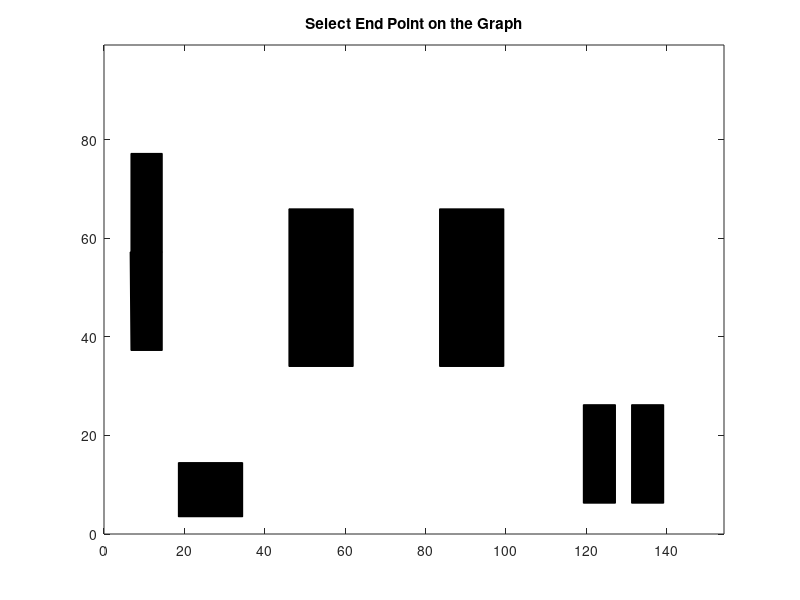

Write the MATLAB code that produced this figure. (Note: this script raises an error after producing the figure.)
%==========================================================================

% MATLAB code for Project 3 (Planning Class)
% Point robot planning using A* Algorithm
% Written by Yash Shah (115710498)
% email ID: ysshah95@umd.edu
% 
% Implementation of A* Algorithm for finding a shortest path 
% between two points in an area (with obstacles)

%==========================================================================

% clc
% clear all
close all

live_status = 0; % Change this to 1 to see node generation live on image 
Video = 0;

if Video == 1
    Output_Video = VideoWriter('Result');
    Output_Video.FrameRate = 100;
    open(Output_Video);
end

% Defining the whole plot from the given coordinates

% Plotting Obstacle

x2 = ([-7.33 -6.55 -6.55 -7.33]+8)*10;
y2 = ([2.725 2.725  0.725 0.725]+5)*10;
fill(x2,y2,'k')
drawnow
hold on 
x3 = ([-7.35 -6.55 -6.55 -7.33]+8)*10;
y3 = ([0.725 0.725 -1.275 -1.275]+5)*10;
fill(x3,y3,'k')
drawnow

hold on 
x4 = ([-6.15 -4.55 -4.55 -6.15]+8)*10;
y4 = ([-3.55 -3.55 -4.65 -4.65]+5)*10;
fill(x4,y4,'k')
drawnow

hold on 
x5 = ([5.125 5.925 5.925 5.125]+8)*10;
y5 = ([-2.375 -2.375 -4.375 -4.375]+5)*10;
fill(x5,y5,'k')
drawnow

hold on 
x6 = ([3.925 4.725 4.725 3.925]+8)*10;
y6 = ([-2.375 -2.375 -4.375 -4.375]+5)*10;
fill(x6,y6,'k')
drawnow
hold on 

x7 = ([-3.4 -1.8 -1.8 -3.4]+8)*10;
y7 = ([ 1.6  1.6  -1.6 -1.6]+5)*10;
fill(x7,y7,'k')
drawnow
hold on 
x8 = 10*([0.3475 1.9475 1.9475 0.3475]+8);
y8= ([1.6  1.6  -1.6 -1.6]+5)*10;
fill(x8,y8,'k')
drawnow
hold on

% walls
x = ([-7.425 7.425]+8)*10;
y = ([-4.925 +4.925]+5)*10;

xlim([0 x(2)])
ylim([0 y(2)])

status = false; % This variable becomes true only if all the points are in the free space 
while ~status
    
    title("Select End Point on the Graph")
    
    [r c] = ginput(1);
    
    x_g = round(r(1),0);
    y_g = round(c(1),0);

%     prompt_x_start = 'Enter X Coordinate of Starting Point between 0 to 250:  ';
%     x_s = input(prompt_x_start);
%     
%     prompt_y_start = 'Enter Y Coordinate of Starting Point between 0 to 150:  ';
%     y_s = input(prompt_y_start);
%     
%     prompt_x_goal = 'Enter X Coordinate of Goal Point between 0 to 250:  ';
%     x_g = input(prompt_x_goal);
%     
%     prompt_y_goal = 'Enter Y Coordinate of Goal Point between 0 to 150:  ';
%     y_g = input(prompt_y_goal);
     

    x_s = (7+8)*10;
    y_s = (4+5)*10;

    StartNode = [x_s,y_s];
    GoalNode = [x_g,y_g];
    
    % Check if the points given are inside the obstacle or not using half
    % plane method 

    in_start = insidepoly_halfplane(x_s,y_s);
    in_goal = insidepoly_halfplane(x_g,y_g);

    if in_start
        status = false;
        disp('The start point provided is inside the obstacle.');
    elseif in_goal
        status = false;
        disp('The goal point provided is inside the obstacle.');
%     elseif (x_s<0 || x_s>250) || (y_s<0 || y_s>150)
%         status = false;
%         disp('The start point provided is not in the given workspace.')
%     elseif  (x_g<0 || x_g>250) || (y_g<0 || y_g>=250)
%         status = false;
%         disp('The goal point point provided is not in the given workspace.')
    else
        status = true;
    end
end

% PLot the start and End node 
drawnow 
plot(StartNode(1),StartNode(2),'s','color','green','markers',10)
drawnow 
plot(GoalNode(1),GoalNode(2),'s','color','red','markers',10)
title("Searching for the Optimum Path")
hold on 


txt1 = '\leftarrow Start Node';
txt2 = '\leftarrow Goal Node';


drawnow
text(StartNode(1),StartNode(2),txt1)
text(GoalNode(1),GoalNode(2),txt2)
drawnow
hold on

tic

% Start A* algorithm only if status is true (i.e all the points are in
% free space)


if status 
    
    % Initialize the variables.
    Nodes = [];
    NodesInfo = [];
    % Initialize the start node.
    Nodes(:,:,1) = StartNode;
    % Get id of the start Node
    id = getid(StartNode);    
    % Initialize NodeInfo for start node
    % NodesInfo = [Node#, ParentNode#,ctc,ctg,cost,id];
    NodesInfo(:,:,1) = [1,0,0,0,0,id]; 
    
    ClosedNodes = [];
    ClosedNodesInfo = [];
    
    cost_linear = 1;
    cost_diag = sqrt(2);
    
    % Initialize the child and parent node number variables.
    i = 2; % Child node number variable
    j = 1; % Parent Node Number Variable
    z = 1;
    while true
        % Initialize the parent node in each loop
        CurrentNode = Nodes(:,:,j);
        
        ClosedNodes(:,:,z) = CurrentNode;
        id = getid(CurrentNode);
        ClosedNodesInfo(:,:,z) = [id];
        if live_status == 1
            drawnow
        end
        plot(CurrentNode(1),CurrentNode(2),'.','color','red')
        if Video == 1
            writeVideo(Output_Video,getframe);
        end
        [StatusL, NewNodeL] = ActionMoveLeft(CurrentNode);
        if StatusL == true
            in = insidepoly_halfplane(NewNodeL(1),NewNodeL(2));
            id_test = getid(NewNodeL);
            % Search if the New Node generated is present in Nodes array or not. 
            if in == false
                % Save the node only if the node generated in not inside
                % the obstacle
%                 tic
                if (~any(id_test == NodesInfo(1,6,:))) 
%                     toc
                    ctc = NodesInfo(:,3,j);
                    g = ctc + cost_linear;
                    h = (sqrt(((NewNodeL(1)-GoalNode(1))^2)+((NewNodeL(2)-GoalNode(2))^2)));
                    f = g+h;
                    Nodes(:,:,i) = NewNodeL;
                    NodesInfo(:,:,i) = [i,j,g,h,f,id_test];
                    OpenNode(:,:,i) = [id_test,f];
                    i = i+1;                    
                    if live_status == 1
                        drawnow 
                    end
                    plot(NewNodeL(1),NewNodeL(2),'.','color','green')
                    if Video == 1
                        writeVideo(Output_Video,getframe);
                    end
                
                elseif  (~any(id_test == ClosedNodesInfo(1,1,:)))
                    k = find(id_test == NodesInfo(1,6,:));
                    cost = NodesInfo(1,5,k);
                    ctc = NodesInfo(:,3,j);
                    g = ctc+cost_linear;
                    h = sqrt(((NewNodeL(1)-GoalNode(1))^2)+((NewNodeL(2)-GoalNode(2))^2));
                    f = g+h;
                    if cost>f
                        NodesInfo(:,:,k) = [i,j,g,h,f,id_test];
                    end
                end
                if NewNodeL(1) == GoalNode(1) && NewNodeL(2) == GoalNode(2)
                    break
                end   
            end
        end

        [StatusR, NewNodeR] = ActionMoveRight(CurrentNode);
        if StatusR == true
            in = insidepoly_halfplane(NewNodeR(1),NewNodeR(2));
            id_test = getid(NewNodeR);
            % Search if the New Node generated is present in Nodes array or not. 
            if in == false
                % Save the node only if the node generated in not inside
                % the obstacle
                if (~any(id_test == NodesInfo(1,6,:))) 
                    ctc = NodesInfo(:,3,j);
                    g = ctc + cost_linear;
                    h = (sqrt(((NewNodeR(1)-GoalNode(1))^2)+((NewNodeR(2)-GoalNode(2))^2)));
                    f = g+h;
                    Nodes(:,:,i) = NewNodeR;
                    NodesInfo(:,:,i) = [i,j,g,h,f,id_test];
                    i = i+1;                    
                    if live_status == 1
                        drawnow 
                    end
                    plot(NewNodeR(1),NewNodeR(2),'.','color','green')
                    if Video == 1
                        writeVideo(Output_Video,getframe);
                    end
                    
                elseif  (~any(id_test == ClosedNodesInfo(1,1,:)))
                    k = find(id_test == NodesInfo(1,6,:));
                    cost = NodesInfo(1,5,k);
                    ctc = NodesInfo(:,3,j);
                    g = ctc+cost_linear;
                    h = sqrt(((NewNodeR(1)-GoalNode(1))^2)+((NewNodeR(2)-GoalNode(2))^2));
                    f = g+h;
                    if cost>f
                        NodesInfo(:,:,k) = [i,j,g,h,f,id_test];
                    end
                end
                if NewNodeR(1) == GoalNode(1) && NewNodeR(2) == GoalNode(2)
                    break
                end   
            end
        end  
        
        [StatusU, NewNodeU] = ActionMoveUp(CurrentNode);
        if StatusU == true
            in = insidepoly_halfplane(NewNodeU(1),NewNodeU(2));
            id_test = getid(NewNodeU);
            % Search if the New Node generated is present in Nodes array or not. 
            if in == false
                % Save the node only if the node generated in not inside
                % the obstacle
                if (~any(id_test == NodesInfo(1,6,:))) 
                    ctc = NodesInfo(:,3,j);
                    g = ctc + cost_linear;
                    h = (sqrt(((NewNodeU(1)-GoalNode(1))^2)+((NewNodeU(2)-GoalNode(2))^2)));
                    f = g+h;
                    Nodes(:,:,i) = NewNodeU;
                    NodesInfo(:,:,i) = [i,j,g,h,f,id_test];
                    i = i+1;                    
                    if live_status == 1
                        drawnow 
                    end
                    plot(NewNodeU(1),NewNodeU(2),'.','color','green')
                    if Video == 1
                        writeVideo(Output_Video,getframe);
                    end
                    
                elseif  (~any(id_test == ClosedNodesInfo(1,1,:)))
                    k = find(id_test == NodesInfo(1,6,:));
                    cost = NodesInfo(1,5,k);
                    ctc = NodesInfo(:,3,j);
                    g = ctc+cost_linear;
                    h = sqrt(((NewNodeU(1)-GoalNode(1))^2)+((NewNodeU(2)-GoalNode(2))^2));
                    f = g+h;
                    if cost>f
                        NodesInfo(:,:,k) = [i,j,g,h,f,id_test];
                    end
                end
                if NewNodeU(1) == GoalNode(1) && NewNodeU(2) == GoalNode(2)
                    break
                end   
            end
        end
        
        [StatusD, NewNodeD] = ActionMoveDown(CurrentNode);
        if StatusD == true
            in = insidepoly_halfplane(NewNodeD(1),NewNodeD(2));
            id_test = getid(NewNodeD);
            % Search if the New Node generated is present in Nodes array or not. 
            if in == false
                % Save the node only if the node generated in not inside
                % the obstacle
                if (~any(id_test == NodesInfo(1,6,:))) 
                    ctc = NodesInfo(:,3,j);
                    g = ctc + cost_linear;
                    h = (sqrt(((NewNodeD(1)-GoalNode(1))^2)+((NewNodeD(2)-GoalNode(2))^2)));
                    f = g+h;
                    Nodes(:,:,i) = NewNodeD;
                    NodesInfo(:,:,i) = [i,j,g,h,f,id_test];
                    i = i+1;                    
                    if live_status == 1
                        drawnow 
                    end
                    plot(NewNodeD(1),NewNodeD(2),'.','color','green')
                    if Video == 1
                        writeVideo(Output_Video,getframe);
                    end
                    
                elseif  (~any(id_test == ClosedNodesInfo(1,1,:)))
                    k = find(id_test == NodesInfo(1,6,:));
                    cost = NodesInfo(1,5,k);
                    ctc = NodesInfo(:,3,j);
                    g = ctc+cost_linear;
                    h = sqrt(((NewNodeD(1)-GoalNode(1))^2)+((NewNodeD(2)-GoalNode(2))^2));
                    f = g+h;
                    if cost>f
                        NodesInfo(:,:,k) = [i,j,g,h,f,id_test];
                    end
                end
                if NewNodeD(1) == GoalNode(1) && NewNodeD(2) == GoalNode(2)
                    break
                end   
            end
        end
        
        [StatusDL, NewNodeDL] = ActionMoveDownLeft(CurrentNode);
        if StatusDL == true
            in = insidepoly_halfplane(NewNodeDL(1),NewNodeDL(2));
            id_test = getid(NewNodeDL);
            % Search if the New Node generated is present in Nodes array or not. 
            if in == false
                % Save the node only if the node generated in not inside
                % the obstacle
                if (~any(id_test == NodesInfo(1,6,:))) 
                    ctc = NodesInfo(:,3,j);
                    g = ctc + cost_diag;
                    h = (sqrt(((NewNodeDL(1)-GoalNode(1))^2)+((NewNodeDL(2)-GoalNode(2))^2)));
                    f = g+h;
                    Nodes(:,:,i) = NewNodeDL;
                    NodesInfo(:,:,i) = [i,j,g,h,f,id_test];
                    i = i+1;                    
                    if live_status == 1
                        drawnow 
                    end
                    plot(NewNodeDL(1),NewNodeDL(2),'.','color','green')
                    if Video == 1
                        writeVideo(Output_Video,getframe);
                    end
                    
                elseif  (~any(id_test == ClosedNodesInfo(1,1,:)))
                    k = find(id_test == NodesInfo(1,6,:));
                    cost = NodesInfo(1,5,k);
                    ctc = NodesInfo(:,3,j);
                    g = ctc+cost_diag;
                    h = sqrt(((NewNodeDL(1)-GoalNode(1))^2)+((NewNodeDL(2)-GoalNode(2))^2));
                    f = g+h;
                    if cost>f
                        NodesInfo(:,:,k) = [i,j,g,h,f,id_test];
                    end
                end
                if NewNodeDL(1) == GoalNode(1) && NewNodeDL(2) == GoalNode(2)
                    break
                end   
            end
        end
        
        [StatusDR, NewNodeDR] = ActionMoveDownRight(CurrentNode);
        if StatusDR == true
            in = insidepoly_halfplane(NewNodeDR(1),NewNodeDR(2));
            id_test = getid(NewNodeDR);
            % Search if the New Node generated is present in Nodes array or not. 
            if in == false
                % Save the node only if the node generated in not inside
                % the obstacle
                if (~any(id_test == NodesInfo(1,6,:))) 
                    ctc = NodesInfo(:,3,j);
                    g = ctc + cost_diag;
                    h = (sqrt(((NewNodeDR(1)-GoalNode(1))^2)+((NewNodeDR(2)-GoalNode(2))^2)));
                    f = g+h;
                    Nodes(:,:,i) = NewNodeDR;
                    NodesInfo(:,:,i) = [i,j,g,h,f,id_test];
                    i = i+1;                    
                    if live_status == 1
                        drawnow 
                    end
                    plot(NewNodeDR(1),NewNodeDR(2),'.','color','green')
                    if Video == 1
                        writeVideo(Output_Video,getframe);
                    end
                    
                elseif  (~any(id_test == ClosedNodesInfo(1,1,:)))
                    k = find(id_test == NodesInfo(1,6,:));
                    cost = NodesInfo(1,5,k);
                    ctc = NodesInfo(:,3,j);
                    g = ctc+cost_diag;
                    h = sqrt(((NewNodeDR(1)-GoalNode(1))^2)+((NewNodeDR(2)-GoalNode(2))^2));
                    f = g+h;
                    if cost>f
                        NodesInfo(:,:,k) = [i,j,g,h,f,id_test];
                    end
                end
                if NewNodeDR(1) == GoalNode(1) && NewNodeDR(2) == GoalNode(2)
                    break
                end   
            end
        end
        
        [StatusUL, NewNodeUL] = ActionMoveUpLeft(CurrentNode);
        if StatusUL == true
            in = insidepoly_halfplane(NewNodeUL(1),NewNodeUL(2));
            id_test = getid(NewNodeUL);
            % Search if the New Node generated is present in Nodes array or not. 
            if in == false
                % Save the node only if the node generated in not inside
                % the obstacle
                if (~any(id_test == NodesInfo(1,6,:))) 
                    ctc = NodesInfo(:,3,j);
                    g = ctc + cost_diag;
                    h = (sqrt(((NewNodeUL(1)-GoalNode(1))^2)+((NewNodeUL(2)-GoalNode(2))^2)));
                    f = g+h;
                    Nodes(:,:,i) = NewNodeUL;
                    NodesInfo(:,:,i) = [i,j,g,h,f,id_test];
                    i = i+1;                    
                    if live_status == 1
                        drawnow 
                    end
                    plot(NewNodeUL(1),NewNodeUL(2),'.','color','green')
                    if Video == 1
                        writeVideo(Output_Video,getframe);
                    end
                    
                elseif  (~any(id_test == ClosedNodesInfo(1,1,:)))
                    k = find(id_test == NodesInfo(1,6,:));
                    cost = NodesInfo(1,5,k);
                    ctc = NodesInfo(:,3,j);
                    g = ctc+cost_diag;
                    h = sqrt(((NewNodeUL(1)-GoalNode(1))^2)+((NewNodeUL(2)-GoalNode(2))^2));
                    f = g+h;
                    if cost>f
                        NodesInfo(:,:,k) = [i,j,g,h,f,id_test];
                    end
                end
                if NewNodeUL(1) == GoalNode(1) && NewNodeUL(2) == GoalNode(2)
                    break
                end   
            end
        end
        
        [StatusUR, NewNodeUR] = ActionMoveUpRight(CurrentNode);
        if StatusUR == true
            in = insidepoly_halfplane(NewNodeUR(1),NewNodeUR(2));
            id_test = getid(NewNodeUR);
            % Search if the New Node generated is present in Nodes array or not. 
            if in == false
                % Save the node only if the node generated in not inside
                % the obstacle
                if (~any(id_test == NodesInfo(1,6,:))) 
                    ctc = NodesInfo(:,3,j);
                    g = ctc + cost_diag;
                    h = (sqrt(((NewNodeUR(1)-GoalNode(1))^2)+((NewNodeUR(2)-GoalNode(2))^2)));
                    f = g+h;
                    Nodes(:,:,i) = NewNodeUR;
                    NodesInfo(:,:,i) = [i,j,g,h,f,id_test];
                    i = i+1;                    
                    if live_status == 1
                        drawnow 
                    end
                    plot(NewNodeUR(1),NewNodeUR(2),'.','color','green')
                    if Video == 1
                        writeVideo(Output_Video,getframe);
                    end
                    
                elseif  (~any(id_test == ClosedNodesInfo(1,1,:)))
                    k = find(id_test == NodesInfo(1,6,:));
                    cost = NodesInfo(1,5,k);
                    ctc = NodesInfo(:,3,j);
                    g = ctc+cost_diag;
                    h = sqrt(((NewNodeUR(1)-GoalNode(1))^2)+((NewNodeUR(2)-GoalNode(2))^2));
                    f = g+h;
                    if cost>f
                        NodesInfo(:,:,k) = [i,j,g,h,f,id_test];
                    end
                end
                if NewNodeUR(1) == GoalNode(1) && NewNodeUR(2) == GoalNode(2)
                    break
                end   
            end
        end    
        
%         tic
        
        min_cost = [inf,0];
        for y = 1:i-1
        id_test = getid(Nodes(:,:,y));
            if (~any(id_test == ClosedNodesInfo(1,1,:)))
                cost = NodesInfo(1,5,y);
                if cost<min_cost(1,1)
                    min_cost = [cost , y];
                end
            end
        end
        
%         toc

        j = min_cost(1,2);
        z = z+1;
%         if rem(z,10) == 0
%             z
%         end
        
    end
    
    q = i-1;
    count = 0;
    
    path = [];
    
    while q ~= 1 
        NodesInfo(:,:,q);
        a = Nodes(1,1,q);
        b = Nodes(1,2,q); 
        info = NodesInfo(1,2,q);
        q = info;
        count = count+1;
        plot(a,b,'.','color','blue')
        title("Hurray..!! Optimum path Found. The path is shown with Blue Dots")
        a1 =(a/10)-8;
        b1 = (b/10)-5;
        path = [path;[a1 b1]];
    end
    NodesInfo(:,:,q);
    a = Nodes(1,1,q);
    b = Nodes(1,2,q); 
    a1 = (a/10)-8;
    b1 = (b/10)-5;
    path = [path;[a1 b1]]
    
    if Video == 1
        writeVideo(Output_Video,getframe);
    end
    
    
    

end

toc

if Video == 1
    close(Output_Video)
end

save('Path.mat','path')   

